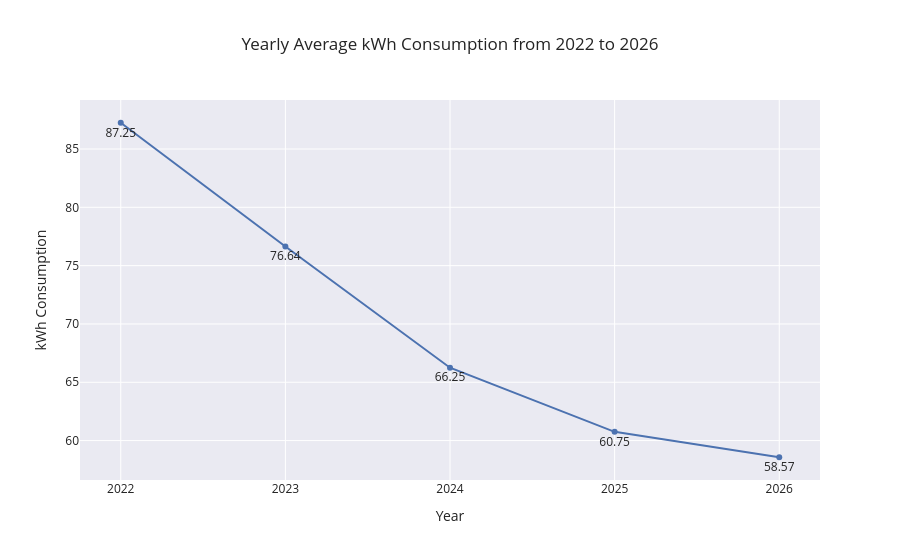

The notebook cell this image was saved under:
### Code cell
# YEARLY CHART
yearly_avg_kwh = bill.groupby('year')['kwh_cons'].mean().reset_index()
# Truncate the yearly average kWh consumption
#yearly_avg_kwh['kwh_cons'] = yearly_avg_kwh['kwh_cons'].map(lambda x: np.trunc(x * 100) / 100)

display(yearly_avg_kwh)

figure4 = px.line(
    data_frame=yearly_avg_kwh,
    x = 'year',
    y = 'kwh_cons',
    labels = {
        'year' : 'Year',
        'kwh_cons' : 'kWh Consumption'
    },
    markers=True,
    text='kwh_cons',
    title = 'Yearly Average kWh Consumption from 2022 to 2026',
    template='seaborn'
)

figure4.update_xaxes(type = 'category')
figure4.update_traces(textposition = 'bottom center', texttemplate='%{y:.2f}')

figure4.show()

### Figure 1 — Plotly figure (JSON) as saved in the notebook; plotly's stock layout.template omitted (floating-point values rounded to 4 significant figures)
{"data": [{"hovertemplate": "Year=%{x}<br>kWh Consumption=%{text}<extra></extra>", "legendgroup": "", "line": {"color": "rgb(76,114,176)", "dash": "solid"}, "marker": {"symbol": "circle"}, "mode": "lines+markers+text", "name": "", "orientation": "v", "showlegend": false, "text": [87.25, 76.64, 66.25, 60.75, 58.57], "textposition": "bottom center", "texttemplate": "%{y:.2f}", "type": "scatter", "x": [2022, 2023, 2024, 2025, 2026], "xaxis": "x", "y": [87.25, 76.64, 66.25, 60.75, 58.57], "yaxis": "y"}], "layout": {"legend": {"tracegroupgap": 0}, "title": {"text": "Yearly Average kWh Consumption from 2022 to 2026"}, "xaxis": {"anchor": "y", "domain": [0, 1], "title": {"text": "Year"}, "type": "category"}, "yaxis": {"anchor": "x", "domain": [0, 1], "title": {"text": "kWh Consumption"}}}}
